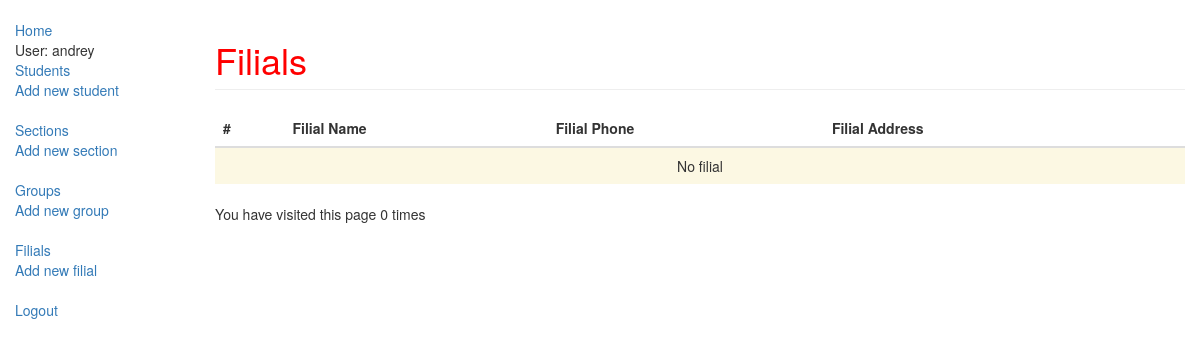
The page /index/filial/ (signed in) on the database as committed earlier.
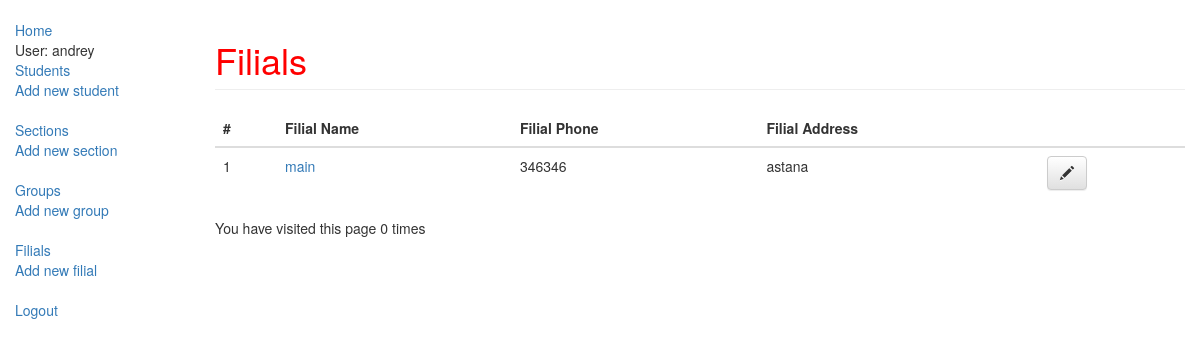
The same page on the database as committed later.
### observer/models.py (models this page shows, shortened)
class Filial(models.Model):
    name = models.CharField(max_length=20, help_text="Enter a filial name")
    phone = models.CharField(max_length=20, help_text="Enter Phone of Filial")
    address = models.CharField(max_length=20, help_text="Enter Address of Filial")
    owner = models.ForeignKey(User, on_delete=models.SET_NULL, null=True, blank=True)
    class Meta:
        ordering = ["name"]

### observer/views.py (the view)
# urls.py: path('filial/', views.filial_list, name="filial_list"),
@login_required()
def filial_list(request):
    filials = Filial.objects.filter(owner=request.user)
    num_visits = request.session.get('num_visits',0)
    request.session['num_visits'] = num_visits + 1
    return render(
        request,
        'observer/filial_list.html',
        {'filials': filials, 'num_visits': num_visits}
    )

### observer/templates/observer/filial_list.html (shortened to what this page needs)
{% extends "observer/base_generic.html" %}
{% block content %}
<h1 class="page-header">
    Filials
</h1>
<table class="table" id="student-table">
    <thead>
        <tr>
            <th>#</th>
            <th>Filial Name</th>
            <th>Filial Phone</th>
            <th>Filial Address</th>
            <th></th>
        </tr>
    </thead>
    <tbody>
        {% for filial in filials %}
        <tr>
            <td>{{filial.id}}</td>
            <td><a href="{% url 'filial_detail' pk=filial.pk %}">{{filial.name}}</a></td>
            <td>{{filial.phone}}</td>
            <td>{{filial.address}}</td>
            <td><a class="btn btn-default" href="{% url 'edit_filial' pk=filial.pk %}"><span class="glyphicon glyphicon-pencil"></span></a></td>
        </tr>
        {% empty %}
        <tr>
            <td colspan="7" class="text-center bg-warning">No filial</td>
        </tr>
        {% endfor %}
    </tbody>
</table>
<p>You have visited this page {{num_visits}} times</p>
{% endblock %}

Rows that differ between the two databases and show on the page:
added Filial: id "1", name "main", phone "346346", address "astana"
Other text that changed with them:
text no longer shown: "No filial"
